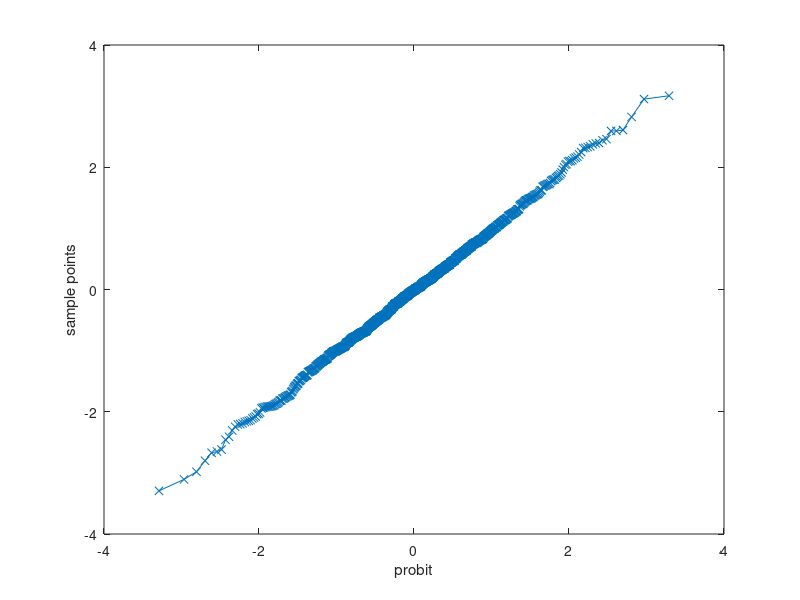
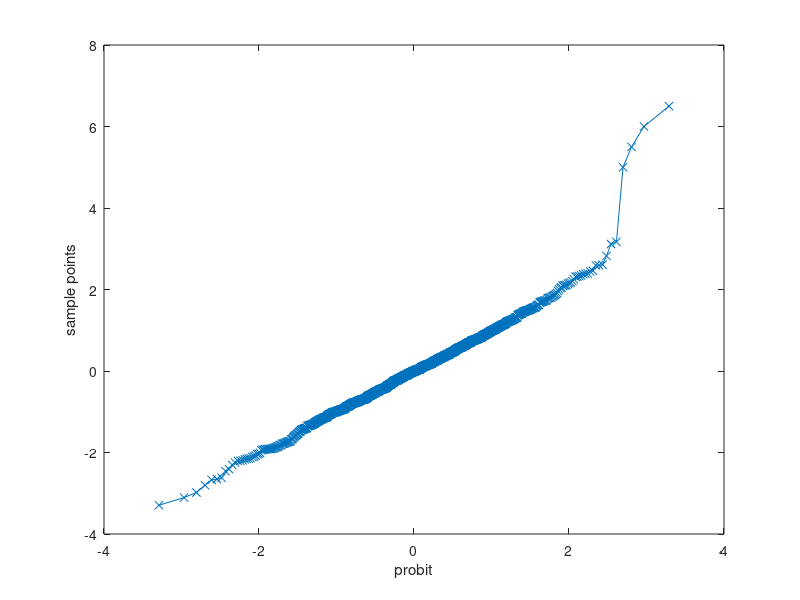

MATLAB code for these plots, in order:
%% Example 7.8
% The K-S test will be applied to a set of random draws from a standardized
% Gaussian distribution before and after it is contaminated with four
% outliers at the upper end of teh distribution.

%% Data
clear; close all; clf;
rng default;
data = normrnd(0, 1, 1000, 1);

%% K-S Test before Contamination
[h, p, ksstat, cv] = kstest(data);

%% Contaminate Data
figure(1);
qqplot(data)

data([1000, 999, 998, 997]) = [6.5 6.0 5.5 5];
figure(2);
qqplot(data)

% The dearture from normal is very apparent in figure 2.

%% K-S Test after Contamination
[h2, p2, ksstat2, cv2] = kstest(data);

% This demonstrates the insensitivity of the K-S test in the tails of the
% distribution. The p-value went up!